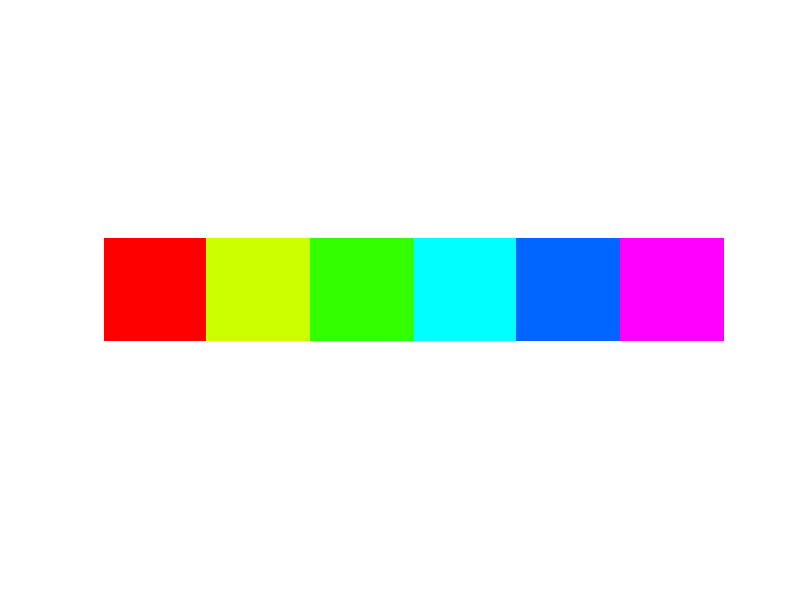

MATLAB code to generate this figure:


A=zeros(100,600,3);

A(:,1:100,1)=0;
A(:,1:100,2)=1;
A(:,1:100,3)=1;

A(:,100:200,1)=0.2;
A(:,100:200,2)=1;
A(:,100:200,3)=1;


A(:,200:300,1)=0.3;
A(:,200:300,2)=1;
A(:,200:300,3)=1;


A(:,300:400,1)=0.5;
A(:,300:400,2)=1;
A(:,300:400,3)=1;

A(:,400:500,1)=0.6;
A(:,400:500,2)=1;
A(:,400:500,3)=1;

A(:,500:600,1)=5/6;
A(:,500:600,2)=1;
A(:,500:600,3)=1;
B=hsv2rgb(A);
figure(2);imshow(B);
